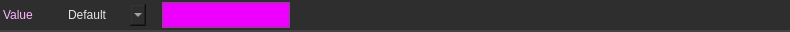
<?xml version="1.0" encoding="UTF-8"?>
<ui version="4.0">
 <class>Widget</class>
 <widget class="QWidget" name="Widget">
  <property name="geometry">
   <rect>
    <x>0</x>
    <y>0</y>
    <width>790</width>
    <height>32</height>
   </rect>
  </property>
  <property name="minimumSize">
   <size>
    <width>0</width>
    <height>0</height>
   </size>
  </property>
  <property name="maximumSize">
   <size>
    <width>16777215</width>
    <height>32</height>
   </size>
  </property>
  <property name="windowTitle">
   <string>Form</string>
  </property>
  <property name="styleSheet">
   <string notr="true">.QWidget {
    font: 580 10pt &quot;Segoe UI&quot;;
    border: 2px solid black;
    border-radius: 0px;
    border-left: 0px;
    border-right: 0px;
	border-top: 0px;
    border-color: rgba(66, 66, 66, 255);
    padding: 8px;
    padding-left: 6px;
    padding-right: 6px;
    color: #e5e5e5;
    background-color: #2e2e2e;
}

.QWidget::hover {
}
.QWidget::selected {
    background-color: #515965;
}</string>
  </property>
  <layout class="QVBoxLayout" name="verticalLayout">
   <property name="spacing">
    <number>0</number>
   </property>
   <property name="leftMargin">
    <number>0</number>
   </property>
   <property name="topMargin">
    <number>0</number>
   </property>
   <property name="rightMargin">
    <number>0</number>
   </property>
   <property name="bottomMargin">
    <number>0</number>
   </property>
   <item>
    <widget class="QFrame" name="frame">
     <property name="minimumSize">
      <size>
       <width>0</width>
       <height>32</height>
      </size>
     </property>
     <property name="maximumSize">
      <size>
       <width>16777215</width>
       <height>32</height>
      </size>
     </property>
     <property name="styleSheet">
      <string notr="true">.QFrame {
    font: 580 10pt &quot;Segoe UI&quot;;
    border: 2px solid black;
    border-radius: 0px;
    border-left: 0px;
    border-right: 0px;
	border-top: 0px;
    border-color: rgba(66, 66, 66, 255);
    color: #e5e5e5;
    background-color: #2e2e2e;
}

.QFrame::hover {
}
.QFrame::selected {
    background-color: #515965;
}</string>
     </property>
     <property name="frameShape">
      <enum>QFrame::StyledPanel</enum>
     </property>
     <property name="frameShadow">
      <enum>QFrame::Raised</enum>
     </property>
     <property name="lineWidth">
      <number>0</number>
     </property>
     <layout class="QHBoxLayout" name="horizontalLayout_2">
      <property name="spacing">
       <number>16</number>
      </property>
      <property name="leftMargin">
       <number>0</number>
      </property>
      <property name="topMargin">
       <number>0</number>
      </property>
      <property name="rightMargin">
       <number>0</number>
      </property>
      <property name="bottomMargin">
       <number>0</number>
      </property>
      <item>
       <layout class="QHBoxLayout" name="layout">
        <property name="sizeConstraint">
         <enum>QLayout::SetFixedSize</enum>
        </property>
        <item>
         <widget class="QLabel" name="property_class">
          <property name="sizePolicy">
           <sizepolicy hsizetype="Fixed" vsizetype="Preferred">
            <horstretch>0</horstretch>
            <verstretch>0</verstretch>
           </sizepolicy>
          </property>
          <property name="styleSheet">
           <string notr="true">border:0px;
background-color: rgba(255, 255, 255, 0);
font: 8pt &quot;Segoe UI&quot;;
padding-right: 16px;
color: rgb(255, 181, 254);
</string>
          </property>
          <property name="text">
           <string>Value</string>
          </property>
         </widget>
        </item>
        <item>
         <widget class="QComboBox" name="logic_switch">
          <property name="sizePolicy">
           <sizepolicy hsizetype="Fixed" vsizetype="Fixed">
            <horstretch>0</horstretch>
            <verstretch>0</verstretch>
           </sizepolicy>
          </property>
          <property name="styleSheet">
           <string notr="true">QComboBox {
    font: 580 8pt &quot;Segoe UI&quot;;
    border: 2px solid black;
    border-radius: 0px;
    border-color: rgba(94, 94, 94, 255);
    height: 18px;
    padding-top: 2px;
    padding-bottom: 2px;
	border-top:none;
border-bottom:none;
border:none;
    color: #e5e5e5;
    background-color: #2e2e2e;
}

QComboBox:hover {
    background-color: #515965;
    color: white;
}

QComboBox:pressed {
}

QComboBox:item {
    font: 580  8pt &quot;Segoe UI&quot;;
    color: #e5e5e5;
    padding-left: 5px;
    background-color: #2e2e2e;
    border-style: none;
}

QComboBox::drop-down {
    color: #e5e5e5;
    padding: 2px;
    background: url(://icons/arrow_drop_down_16dp.svg) no-repeat center;
    border-bottom: 0px solid black;
    border-top: 0px solid black;
    border-right: 0px;
    border-left: 2px solid;
    margin-left: 5px;
    padding: 5px;
    width: 7px;
    border-color: rgba(94, 94, 94, 255);
    background-color: #2e2e2e;
border:none;
}

QComboBox::drop-down:hover {
    background-color: #515965;
    color: white;
}


QComboBox QAbstractItemView {
    border: 2px solid gray;
    border-color: rgba(94, 94, 94, 255);
    selection-background-color: #515965;
    background-color: #2e2e2e;
}


QComboBox QAbstractItemView::item {
    height: 16px; /* Set the height of each item */
    padding: 4px; /* Add padding to each item */
    padding-left: 5px;
    padding-right: 5px;
    color: #ff939393;
    border-style: none;
    border-bottom: 0.5px solid black;
    border-color: rgba(255, 255, 255, 10);
}


QComboBox QAbstractItemView::item:selected {
    height: 16px; /* Set the height of each item */
    padding: 4px; /* Add padding to each item */
    padding-left: 5px;
    padding-right: 5px;
    background-color: #515965;
    color: white;
    border: none; /* Remove border */
    outline: none; /* Remove outline */
}
</string>
          </property>
          <property name="currentIndex">
           <number>0</number>
          </property>
          <item>
           <property name="text">
            <string>Default</string>
           </property>
          </item>
          <item>
           <property name="text">
            <string>RGB</string>
           </property>
          </item>
          <item>
           <property name="text">
            <string>Variable</string>
           </property>
          </item>
          <item>
           <property name="text">
            <string>Expression</string>
           </property>
          </item>
         </widget>
        </item>
        <item>
         <widget class="QPushButton" name="value">
          <property name="minimumSize">
           <size>
            <width>128</width>
            <height>0</height>
           </size>
          </property>
          <property name="styleSheet">
           <string notr="true">background-color: rgb(238, 0, 255);
padding:4px;
border:0px;
border: 2px solid translucent;
border-color: rgba(94, 94, 94, 100);</string>
          </property>
          <property name="text">
           <string/>
          </property>
         </widget>
        </item>
        <item>
         <spacer name="horizontalSpacer">
          <property name="orientation">
           <enum>Qt::Horizontal</enum>
          </property>
          <property name="sizeHint" stdset="0">
           <size>
            <width>40</width>
            <height>20</height>
           </size>
          </property>
         </spacer>
        </item>
       </layout>
      </item>
     </layout>
    </widget>
   </item>
  </layout>
 </widget>
 <resources/>
 <connections/>
</ui>
